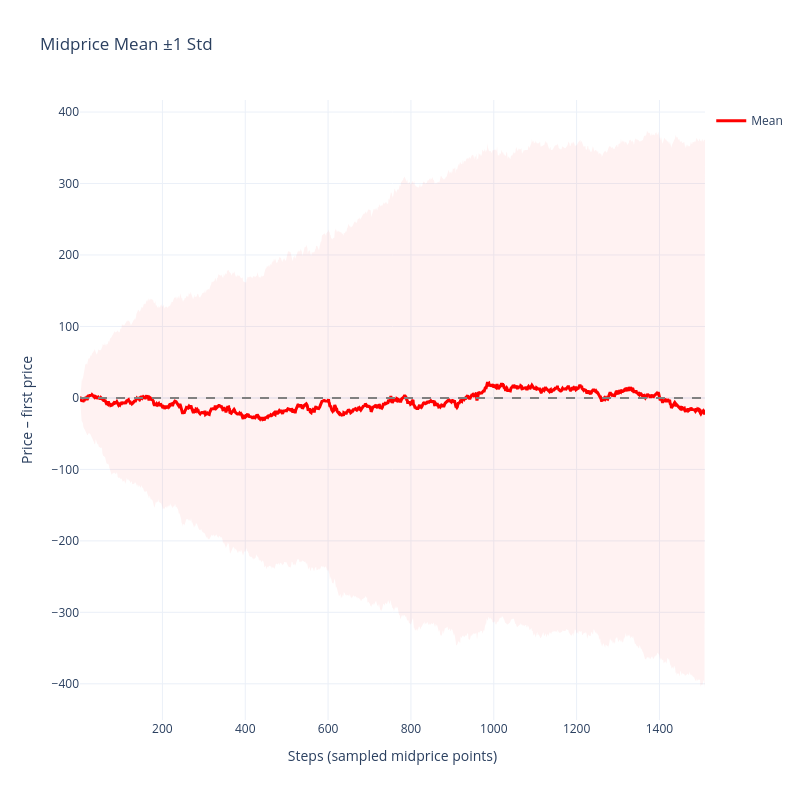

Notebook source saved alongside this figure:
### Code cell
import yaml
import numpy as np
import plotly.graph_objects as go

# Build zero-padded series from merged data
# The function returns only 2 values, not 4
result = build_zero_padded_series(
    hist_msgs, n_gen_msgs, midprice_step_size, merged
)

# Unpack the 2 values returned by the function
x, all_series = result

# Calculate hist_steps and gen_block manually
hist_steps = hist_msgs // midprice_step_size
gen_steps = n_gen_msgs // midprice_step_size
gen_block = gen_steps + 1

fig = go.Figure()

# === Mean & Std ===
mean_series = all_series.mean(axis=0)
std_series  = all_series.std(axis=0)

# ±1 std band
fig.add_trace(go.Scatter(
    x=np.concatenate([x, x[::-1]]),
    y=np.concatenate([mean_series + std_series, (mean_series - std_series)[::-1]]),
    fill='toself',
    fillcolor='rgba(255,0,0,0.05)',
    line=dict(color='rgba(0,0,0,0)'),
    hoverinfo='skip',
    showlegend=False
))

# Mean line
fig.add_trace(go.Scatter(
    x=x, y=mean_series, mode='lines',
    name="Mean",
    line=dict(color='red', width=3)
))

# Add reference lines
fig.add_hline(y=0, line=dict(color='gray', dash='dash'), name="Zero line")

fig.update_layout(
    title="Midprice Mean ±1 Std",
    xaxis_title="Steps (sampled midprice points)",
    yaxis_title="Price – first price",
    template="plotly_white",
    hovermode="x unified",
    height=800,
    width=800,
    legend=dict(x=1.01, y=0.99),
)
fig.show()

### Figure 1 — Plotly figure (JSON) as saved in the notebook; plotly's stock layout.template omitted (floating-point values rounded to 4 significant figures; data arrays with more than 128 entries replaced by an {"elided": "..."} marker saying what was removed)
{"data": [{"fill": "toself", "fillcolor": "rgba(255,0,0,0.05)", "hoverinfo": "skip", "line": {"color": "rgba(0,0,0,0)"}, "showlegend": false, "type": "scatter", "x": {"elided": "3020 int values"}, "y": {"elided": "3020 float values"}}, {"line": {"color": "red", "width": 3}, "mode": "lines", "name": "Mean", "type": "scatter", "x": {"elided": "1510 int values"}, "y": {"elided": "1510 float values"}}], "layout": {"height": 800, "hovermode": "x unified", "legend": {"x": 1.01, "y": 0.99}, "shapes": [{"line": {"color": "gray", "dash": "dash"}, "name": "Zero line", "type": "line", "x0": 0, "x1": 1, "xref": "x domain", "y0": 0, "y1": 0, "yref": "y"}], "title": {"text": "Midprice Mean ±1 Std"}, "width": 800, "xaxis": {"title": {"text": "Steps (sampled midprice points)"}}, "yaxis": {"title": {"text": "Price – first price"}}}}
